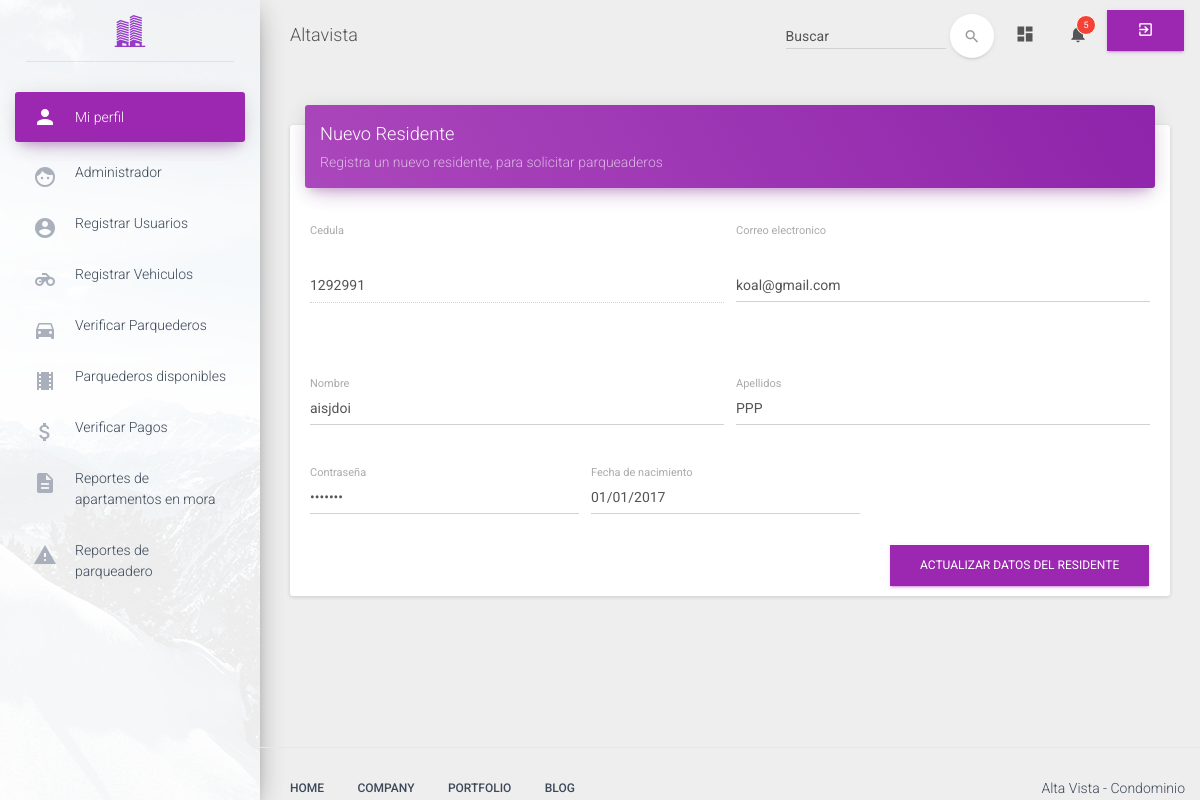
The page /view/app/administrador/editarUsuario.php?id=1292991 on the database its author committed.
### tables this page shows
CREATE TABLE `usuarios` (
  `cedula` int(11) NOT NULL,
  `nombre` varchar(20) NOT NULL,
  `apellido` varchar(20) NOT NULL,
  `fechaNacimiento` varchar(25) NOT NULL,
  `correo` varchar(30) DEFAULT NULL,
  `estado` varchar(10) NOT NULL DEFAULT 'Activo',
  `contraseña` varchar(20) NOT NULL,
  PRIMARY KEY (`cedula`)
);

### config/Conexion.php (called while the page is built)
<?php
class Conexion {
    public static function conectar() {
        try {
            $conexion = new PDO('mysql:host=localhost;dbname=altavista', 'root', '');
            $conexion->setAttribute(PDO::ATTR_ERRMODE, PDO::ERRMODE_EXCEPTION);
            $conexion->exec("SET CHARACTER SET UTF8");
        } catch (Exception $e) {
            die('Error no se pudo establecer la conexión') . $e->getMessage();
            echo "Linea" . $e->getLine();
        }
        return $conexion;
    }
}
?>

### view/app/administrador/editarUsuarioController.php (called while the page is built, shortened)
<?php
require_once(FOLDER_PROJECT . "/model/Usuario.php");
$user = new Usuario();
$ced = $_GET['id'];
$result = $user->consultarId($ced);

### model/Usuario.php (called while the page is built, shortened)
<?php
class Usuario {
    private $conexion;
    public function __CONSTRUCT() {
        require_once(FOLDER_PROJECT . '/config/Conexion.php');
        try {
            $this->conexion = Conexion::conectar();
        } catch (Exception $exc) {
            die($exc->getMessage());
        }
    }
    public function consultarId($id) {
        try {
            $sql = 'SELECT * FROM usuarios WHERE cedula = :ced';
            $consula = $this->conexion->prepare($sql);
            $consula->bindParam(':ced', $id);
            $consula->execute();
            $resul = $consula->fetchAll();
            return $resul;
        } catch (Exception $e) {
            echo $e->getTraceAsString();
            echo $e->getMessage();
        }
    }
}
?>

### view/app/administrador/editarUsuario.php (the view, shortened to what this page needs)
?><!doctype html>
<html lang="en">
    <head>
        <?php
        include(FOLDER_VIEW . "/template/head.php");
        include_once ("./editarUsuarioController.php");
        ?>
    </head>
    <body>
        <div class="wrapper">
            <?php include(FOLDER_VIEW . "/template/sidebar.php"); ?>
            <div class="main-panel">
                <?php include(FOLDER_VIEW . "/template/navbar.php"); ?>
                <div class="content">
                    <div class="container-fluid">
                        <div class="row">
                            <div class="col-md-12">
                                <div class="card">
                                    <div class="card-header" data-background-color="purple">
                                        <h4 class="title">Nuevo Residente</h4>
                                        <p class="category">Registra un nuevo residente, para solicitar parqueaderos</p>
                                    </div>
                                    <div class="card-content">
                                        <form  action="modificarUsuario.php" method="post">
                                            <div class="row">
                                                <div class="col-md-6">
                                                    <label class="control-label">Cedula</label>
                                                    <input type="number" name="c" id="c" class="form-control" value="<?php echo $result[0][0] ?>" disabled />
                                                </div>
                                                <div class="col-md-6">
                                                    <label class="control-label">Correo electronico</label>
                                                    <input type="email" name="email" id="email" class="form-control"  value="<?php echo $result[0][4] ?>" />
                                                </div>
                                            </div>
                                            <div class="row">
                                                <div class="col-md-6">
                                                    <div class="form-group label-floating">
                                                        <label class="control-label">Nombre</label>
                                                        <input type="text" name="nombres" id="nombres" maxlength="15" class="form-control"  value="<?php echo $result[0][1] ?>" />
                                                    </div>
                                                </div>
                                                <div class="col-md-6">
                                                    <div class="form-group label-floating">
                                                        <label class="control-label">Apellidos</label>
                                                        <input type="text" name="apellidos" id="apellidos" maxlength="15" class="form-control" value="<?php echo $result[0][2] ?>"  />
                                                    </div>
                                                </div>
                                            </div>
                                            <div class="row">
                                                <div class="col-md-4">
                                                    <div class="form-group label-floating">
                                                        <label class="control-label">Contraseña</label>
                                                        <input type="password" name="contrasena" id="contrasena"  class="form-control"  value="<?php echo $result[0][6] ?>"  />
                                                    </div>
                                                </div>
                                                <div class="col-md-4">
                                                    <div class="form-group label-floating">
                                                        <label class="control-label">Fecha de nacimiento</label>
                                                        <input type="text" name="fecha" id="fecha" maxlength="10" minlength="1" class="form-control"   value="<?php echo $result[0][3] ?>"  >
                                                    </div>
                                                </div>
                                            </div>
                                            <input type="submit" name="registrar"  class="btn btn-primary pull-right" value="Actualizar datos del residente"/>
                                        </form>
                                    </div>
                                </div>
                            </div>
                        </div>
                    </div>
                </div>
                <?php include(FOLDER_VIEW . "/template/footer.php"); ?>
            </div>
        </div>
    </body>
</html>

### view/resources/css/loginmodal.css (style rules this page uses)
* { font-family: 'Roboto', sans-serif; }
#login-modal input[type=text], input[type=password] { margin-top: 10px; }
.btn { border-radius: 0px; }
.form-control { border-radius: 0px; }

### rows shown on the page
usuarios: c "1292991", email "koal@gmail.com", nombres "aisjdoi", apellidos "PPP", fecha "01/01/2017"
